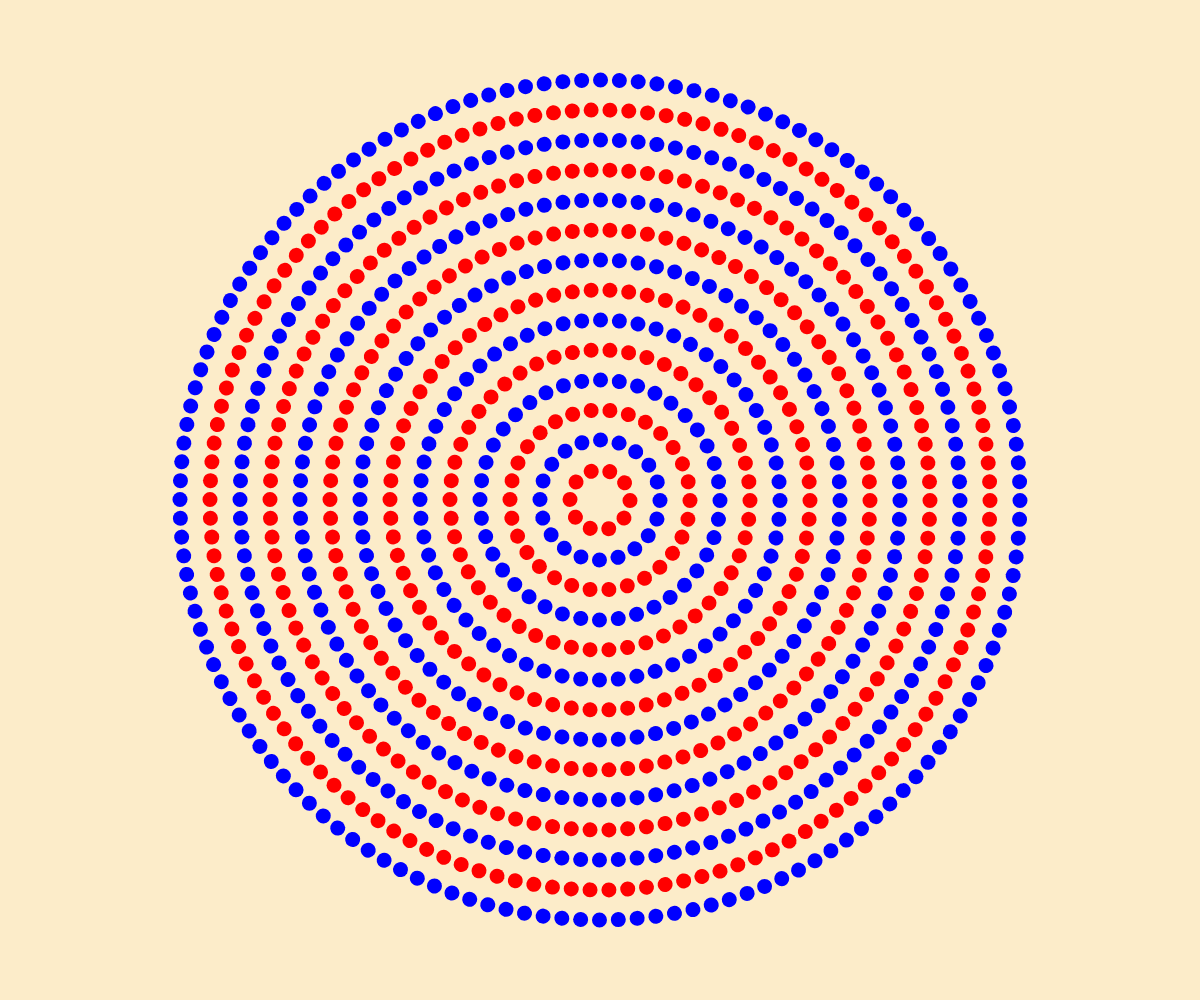
Frame 1 (no input)
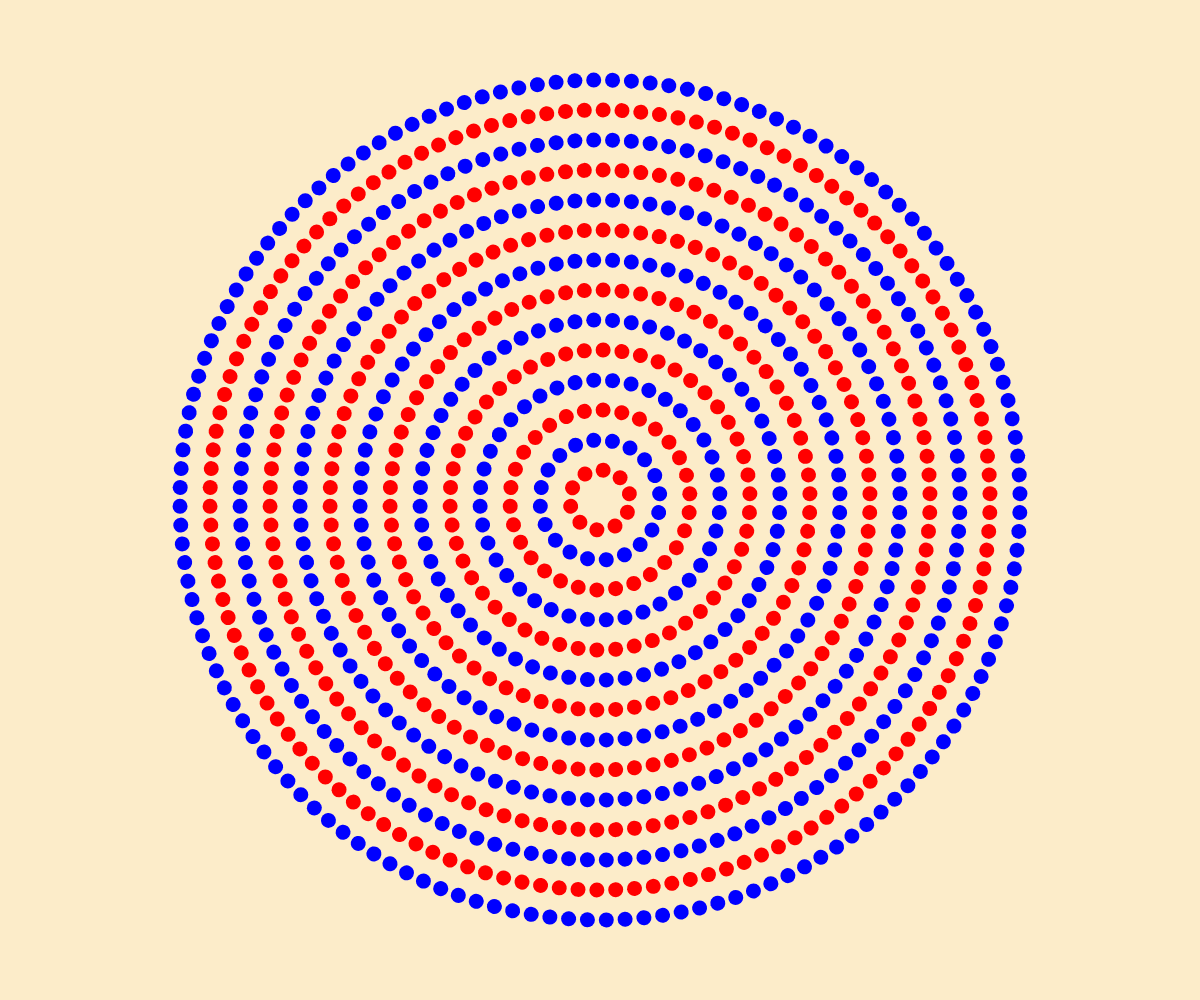
Frame 60 (no input)
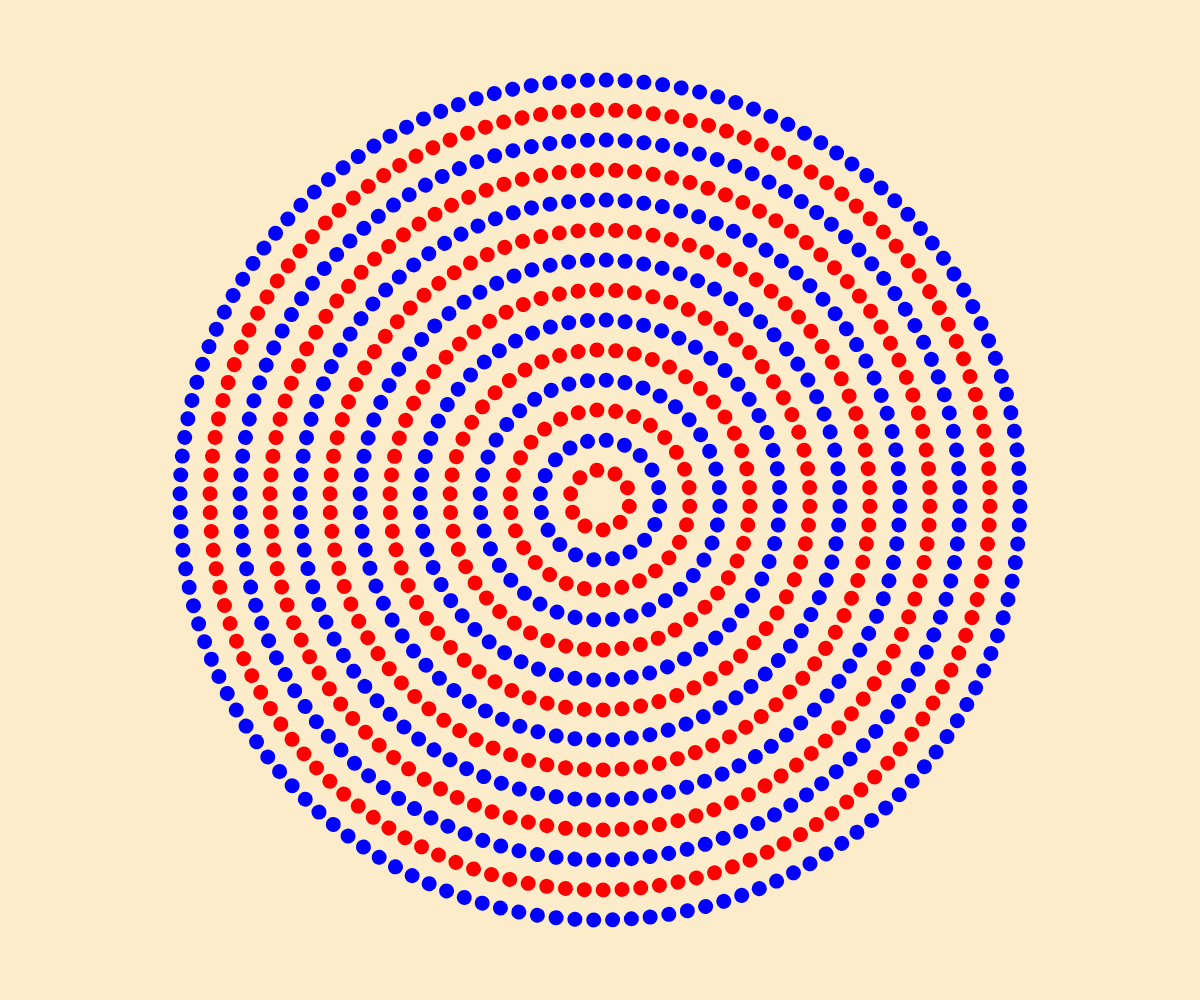
Frame 120 (the mouse pressed at the canvas centre since frame 60)

The p5.js sketch that drew these frames (run headless with seeded random() and noise() and a simulated clock; from frame 60 on, the mouse is pressed at the canvas centre):

// p5.js sketch
// ── sketch.js
let colors = [];

function setup() {
  createCanvas(windowWidth, windowHeight);
  //by default draw is called 60 times per second, noLoop stops the call to draw()
  noStroke();
  frameRate(56);
  angleMode(DEGREES);
  colors = [color('blue'), color('red')];
}

function windowResized() {
  resizeCanvas(windowWidth, windowHeight);
}

const nbOfDots = 10;
const distanceBeetweenRing = 30;

function ring(index) {
  const dotsByRing = nbOfDots * index;
  for (let x = 0; x < dotsByRing; x++) {
    push();
    rotate(x * (360 / dotsByRing));
    fill(colors[index % 2]);
    circle(index * distanceBeetweenRing, 0, 15);
    pop();
  }
}

function draw() {
  background(252, 236, 201);
  translate(width / 2, height / 2);
  fill(250, 0, 0);

  for (let x = 0; x < 15; x++) {
    const direction = x % 2 ? 1 : 1;
    push();
    rotate((direction * frameCount) / x);
    ring(x);
    pop();
  }
}
